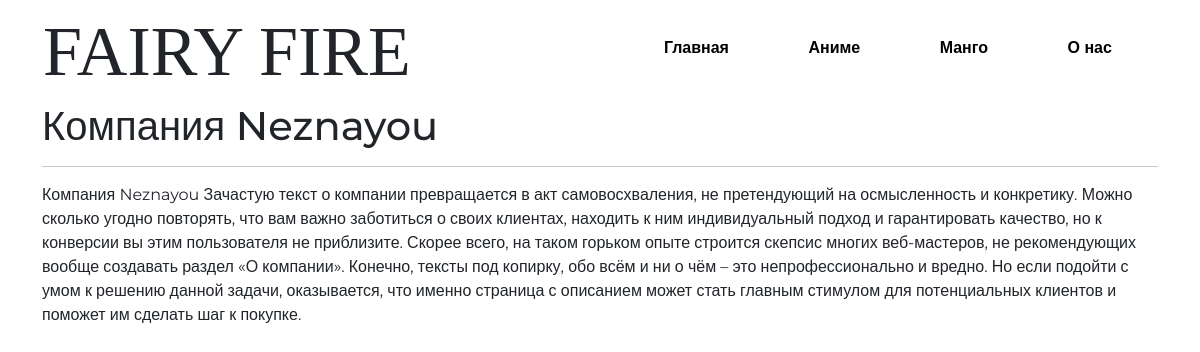
/about-us/, run on an earlier commit of the app's database.
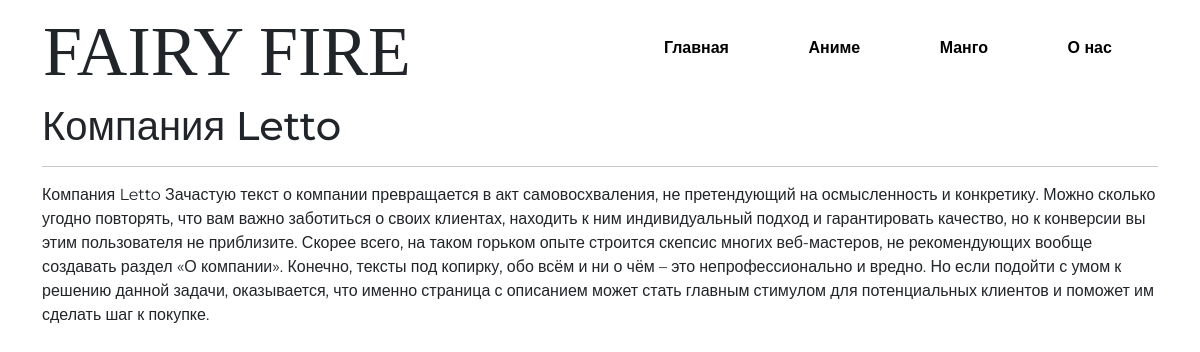
And on a later commit of the database.
### core/models.py (models this page shows, shortened)
class AboutUs(models.Model):
    title = models.CharField(max_length=250)
    text = models.TextField()
    img = models.ImageField(upload_to="Image_About_Us", blank=True, null=True, verbose_name="Картинка о нас")
    class Meta:
        verbose_name = "О нас"
        verbose_name_plural = "О нас"

### core/views.py (the view)
# urls.py: path('about-us/', about_us, name="about_us"),
def about_us(request):
    about_us_all = AboutUs.objects.all()
    context = {
        "about_us": about_us_all
    }
    return render(request, "about_us.html", context)

### core/templates/about_us.html
{% extends 'index.html' %}
{% block content %}
{% for about_uss in about_us %}
    <div class="container">
        <div class="about_us">
            <h1>{{ about_uss.title }}</h1>
            <hr>
            <p>{{ about_uss.text }}</p>
        </div>
    </div>
{% endfor %}
{% endblock %}

### core/templates/index.html (shortened to what this page needs)
{% load static %}
<!DOCTYPE html>
<html lang="en">
<head>
    <link href="//db.onlinewebfonts.com/c/7e389c5e310dc537b083e0e25ea6eab5?family=Druk+Wide+Medium" rel="stylesheet" type="text/css"/>
    <link href="https://cdn.jsdelivr.net/npm/bootstrap@5.0.0/dist/css/bootstrap.min.css" rel="stylesheet">
    <link rel="stylesheet" href="{% static 'style.css' %}">
</head>
<body>
  <nav>
      <div class="logo">
      <h2 class="zago1">FAIRY FIRE</h2>
    </div>
<ul>
<li><a href="#">Главная</a></li>
<li><a href="#">Аниме</a></li>
<li><a href="#">Манго</a></li>
<li><a href="#">О нас</a></li>
</ul>
</nav>
{% block content %}
{% endblock %}
</body>

### core/static/style.css (style rules this page uses)
body { font-family: 'Montserrat', sans-serif; }
html, body { height: 100%; }
.zago1 { font-family: "Kashima Brush Demo"; font-size: 70px; position: relative; right: 45px; }
nav { display:flex; justify-content: space-around; padding:0px 0; padding-top: 10px; align-items: center; }
nav ul { display:flex; list-style: none; width:40%; justify-content: space-between; }
nav ul li a { color: black; text-decoration: none; font-size: 1em; font-family: 'Montserrat', sans-serif; font-weight: bold; }

What changed in the data, as far as the page shows it:
changed AboutUs: title "Компания Neznayou" → "Компания Letto"; text "Компания Neznayou Зачастую текст о компании…" → "Компания Letto Зачастую текст о компании…"
